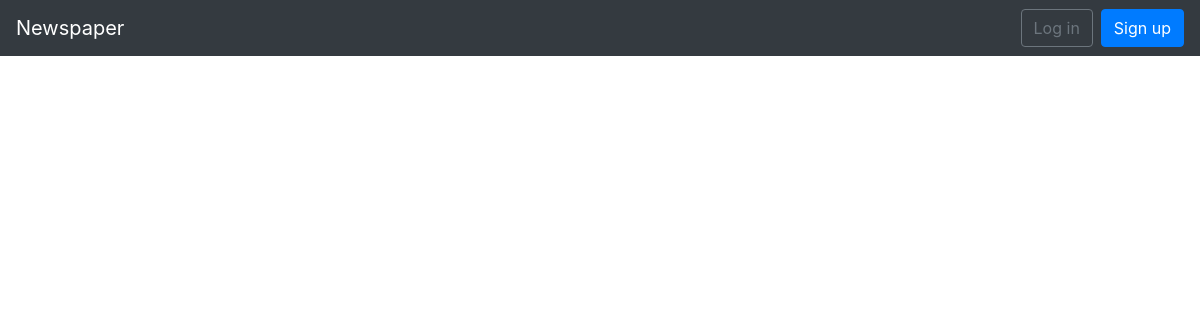
/articles/, run on an earlier commit of the app's database.
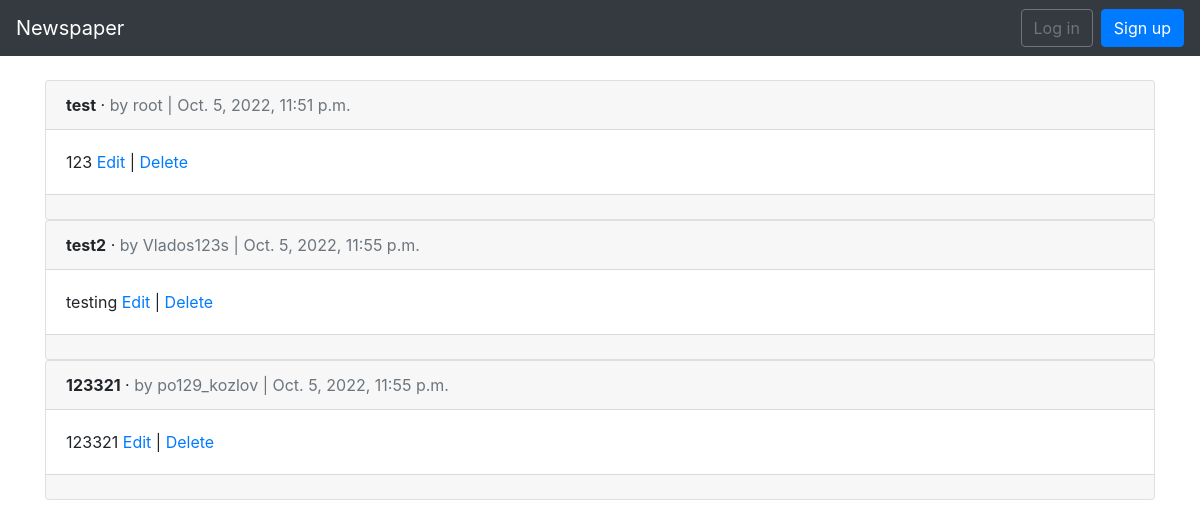
And on a later commit of the database.
### articles/models.py (models this page shows, shortened)
class Article(models.Model):
    title = models.CharField(max_length=255)
    body = models.TextField()
    date = models.DateTimeField(auto_now_add=True)
    author = models.ForeignKey(settings.AUTH_USER_MODEL, on_delete=models.CASCADE)

### users/models.py (models this page shows)
class CustomUser(AbstractUser):
    age = models.PositiveIntegerField(default=0)

### articles/views.py (the view)
# urls.py: path('', views.ArticleListView.as_view(), name='article_list'),
class ArticleListView(ListView):
    model = models.Article
    template_name = 'Article_list.html'

### templates/Article_list.html (shortened to what this page needs)
{% extends 'base.html' %}
{% block content %}
{% for article in object_list %}
<div class="card">
    <div class="card-header">
        <span class="font-weight-bold">{{ article.title }}</span> &middot;
        <span class="text-muted">by {{ article.author }} | {{ article.date }}</span>
    </div>
    <div class="card-body">
        {{ article.body }}
        <a href="{% url 'article_edit' article.pk %}">Edit</a> |
        <a href="{% url 'article_delete' article.pk %}">Delete</a>
    </div>
    <div class="card-footer text-center text-muted">
    </div>
</div>
{% endfor %}
{% endblock content %}

What changed in the data, as far as the page shows it:
added Article: title "test", author "root", date "Oct. 5, 2022, 11:51 p.m.", body "123"
added Article: title "test2", author "Vlados123s", date "Oct. 5, 2022, 11:55 p.m.", body "testing"
added Article: title "123321", author "po129_kozlov", date "Oct. 5, 2022, 11:55 p.m.", body "123321"
